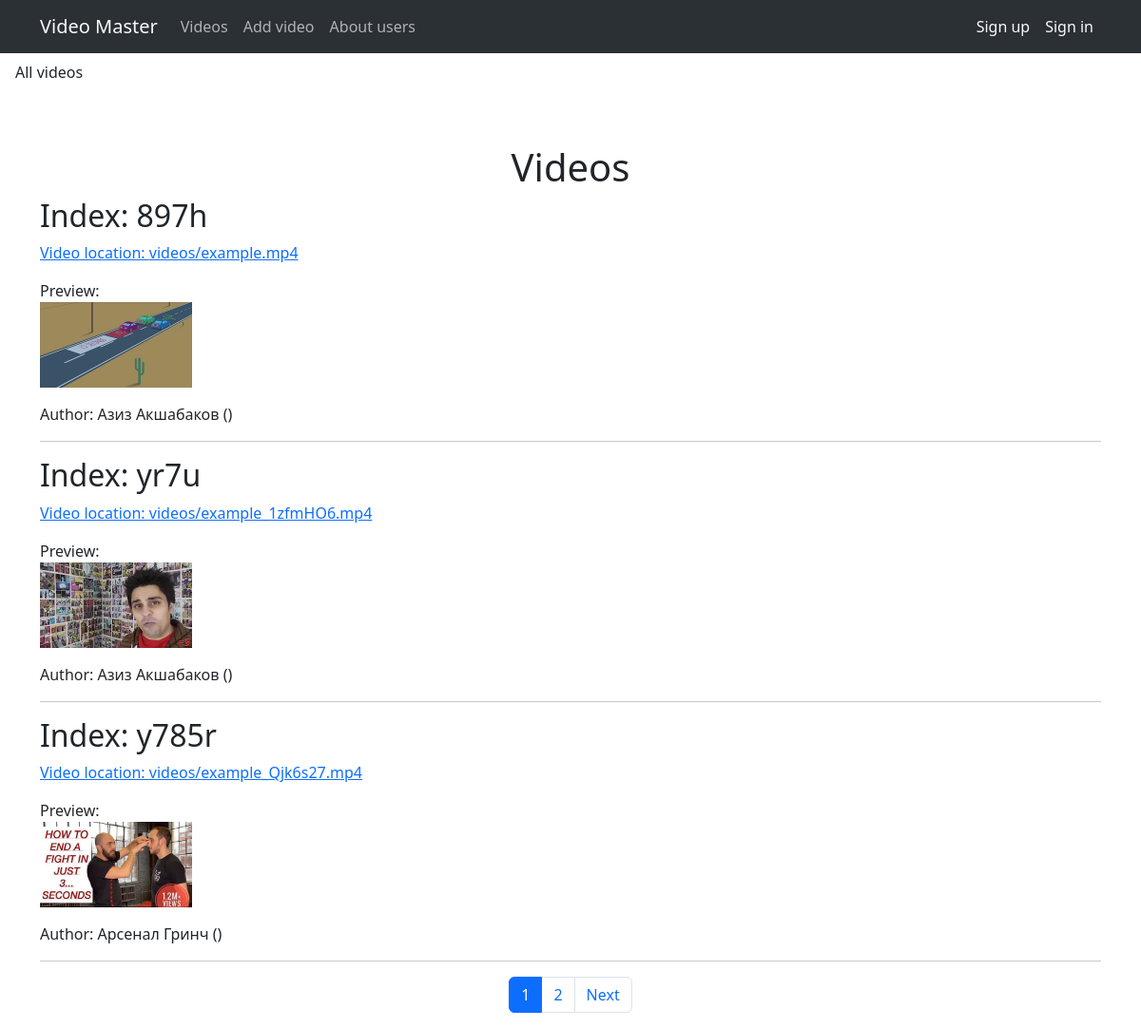
Screenshot of /videos/ with the database file from the repository.
### mainapp/models.py (models this page shows, shortened)
class Video(models.Model):
    index = models.CharField(max_length=255, verbose_name='Индекс')
    slug = models.SlugField(max_length=255, unique=True, db_index=True, verbose_name='URL')
    name = models.CharField(max_length=255, verbose_name='Название')
    video = models.FileField(upload_to='videos/', null=True, validators=[FileExtensionValidator(allowed_extensions=['mov','avi','mp4','webm','mkv'])], verbose_name='Видео')
    preview = models.ImageField(upload_to='previews/', verbose_name='Превьюшка')
    user_id = models.ForeignKey(User, on_delete=models.DO_NOTHING, verbose_name='Автор', related_name='get_videos')
    def get_absolute_url(self):
        return reverse('video', kwargs={'video_slug': self.slug})
    class Meta:
        verbose_name = 'Видео'
        verbose_name_plural = 'Видео'
        ordering = ['pk']

class User(models.Model):
    username = models.CharField(max_length=255, verbose_name='Логин')
    slug = models.SlugField(max_length=255, unique=True, db_index=True, verbose_name='URL')
    first_name = models.CharField(max_length=255, verbose_name='Имя')
    last_name = models.CharField(max_length=255, verbose_name='Фамилия')
    password = models.CharField(max_length=255)
    icon = models.ImageField(upload_to='icons/', verbose_name='Аватар')
    class Meta:
        verbose_name = 'Пользователь/автор'
        verbose_name_plural = 'Пользователи/авторы'
        ordering = ['username', 'last_name', 'first_name']

### mainapp/views.py (the view)
# urls.py: path('videos/', Videos.as_view(), name='videos'),
class Videos(DataMixin, ListView):
    model = Video
    template_name = 'mainapp/videos.html'
    context_object_name = 'videos'
    def get_context_data(self, *, object_list=None, **kwargs):
        context = super().get_context_data(**kwargs)
        c_def = self.get_user_context()
        context = dict(list(context.items()) + list(c_def.items()))
        return context

### mainapp/utils.py (called while the page is built)
    def get_user_context(self, **kwargs):
        context = kwargs
        users = User.objects.annotate(Count('get_videos'))
        context['users'] = users
        if 'user_selected' not in context:
            context['user_selected'] = 0
        return context

### mainapp/templates/mainapp/videos.html
{% extends 'mainapp/base.html' %}
{% block content %}
    <h1 class="text-center mt-5 pt-5">Videos</h1>
    <ul class="nav flex-column" style="position: absolute; top: 56px; left: 0px;">
        {% if user_selected == 0 %}
            <li class="nav-item nav-link text-dark">
                All videos
            </li>
        {% else %}
            <li class="nav-item">
                <a class="nav-link active" aria-current="page" href="{% url 'videos' %}">All videos</a>
            </li>
        {% endif %}
        {% for user in users %}
            {% if user.get_videos__count > 0 %}
                {% if user_selected == user.id %}
                    <li class="nav-item nav-link text-dark">
                        {{ user.login }}
                    </li>
                {% else %}
                    <li class="nav-item">
                        <a class="nav-link active" aria-current="page" href="{% url 'user-videos' user.pk %}">{{ user.login }}</a>
                    </li>
                {% endif %}
            {% endif %}
        {% endfor %}
    </ul>
    {% for video in videos %}
        <h2>Index: {{ video.index }}</h2>
        <p><a href="{{ video.get_absolute_url }}">Video location: {{ video.video }}</a></p>
        <div>Preview:</div>
        <p><img src="/media/{{ video.preview }}" alt="" width="160px" height="90px"></p>
        <p>Author: {{ video.user_id.first_name }} {{ video.user_id.last_name }} ({{ video.user_id.login }})</p>
        <hr>
    {% endfor %}
{% endblock %}

### mainapp/templates/mainapp/base.html (shortened to what this page needs)
{% load static %}
<!DOCTYPE html>
<html>
<head>
<link href="{% static 'mainapp/css/bootstrap.min.css' %}" rel="stylesheet" type="text/css">
</head>
<body>
<nav class="navbar navbar-expand-lg bg-dark bg-body-tertiary" data-bs-theme="dark">
    <div class="container">
        <a class="navbar-brand" href="{% url 'home' %}">Video Master</a>
        <div class="collapse navbar-collapse" id="navbarSupportedContent">
            <ul class="navbar-nav me-auto mb-2 mb-lg-0">
                <li class="nav-item">
                    <a class="nav-link" aria-current="page" href="{% url 'videos' %}">Videos</a>
                </li>
                <li class="nav-item">
                    <a class="nav-link" href="{% url 'addVideo' %}">Add video</a>
                </li>
                <li class="nav-item">
                    <a class="nav-link" href="{% url 'about' %}">About users</a>
                </li>
            </ul>
            <ul class="navbar-nav mb-2 mb-lg-0 d-flex">
                <li class="nav-item">
                    <a class="nav-link active" aria-current="page" href="{% url 'register' %}">Sign up</a>
                </li>
                <li class="nav-item">
                    <a class="nav-link active" aria-current="page" href="{% url 'login' %}">Sign in</a>
                </li>
            </ul>
        </div>
    </div>
</nav>
<div class="container">
{% block content %}
{% endblock %}
{% if page_obj.has_other_pages %}
<nav aria-label="Page navigation example">
    <ul class="pagination justify-content-center">
        {% for p in paginator.page_range %}
            {% if page_obj.number == p %}
            <li class="page-item active"><a class="page-link" href="#">{{p}}</a></li>
            {% elif p >= page_obj.number|add:-2 and p <= page_obj.number|add:2 %}
            <li class="page-item"><a class="page-link" href="?page={{ p }}">{{p}}</a></li>
            {% endif %}
        {% endfor %}
        {% if page_obj.has_next %}
        <li class="page-item">
            <a class="page-link" href="?page={{ page_obj.next_page_number }}">Next</a>
        </li>
        {% endif %}
    </ul>
</nav>
{% endif %}
</div>
</body>
</html>

### rows the page displays
Video: index "897h", video "videos/example.mp4", preview (picture), user_id.first_name "Азиз", user_id.last_name "Акшабаков"
Video: index "yr7u", video "videos/example_1zfmHO6.mp4", preview (picture), user_id.first_name "Азиз", user_id.last_name "Акшабаков"
Video: index "y785r", video "videos/example_Qjk6s27.mp4", preview (placeholder picture), user_id.first_name "Арсенал", user_id.last_name "Гринч"

### other values shown
{{ p }} "1"
{{ p }} "2"
